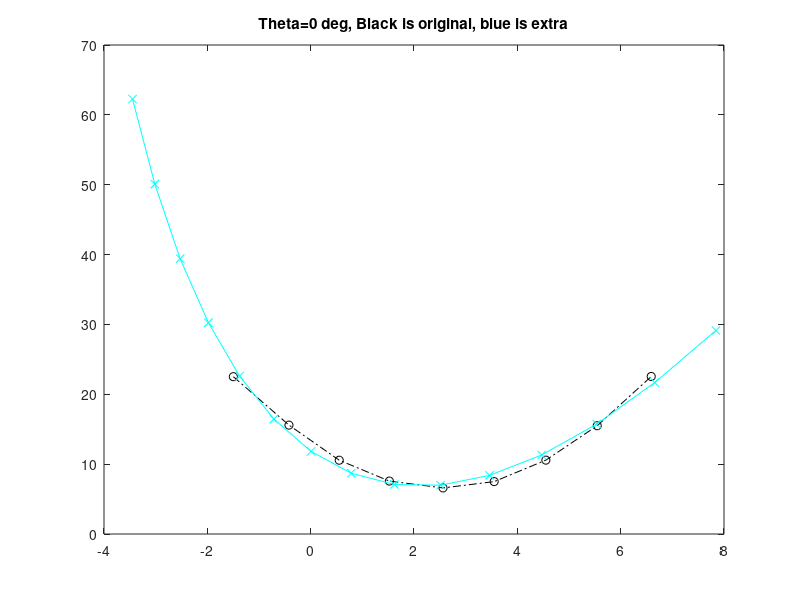
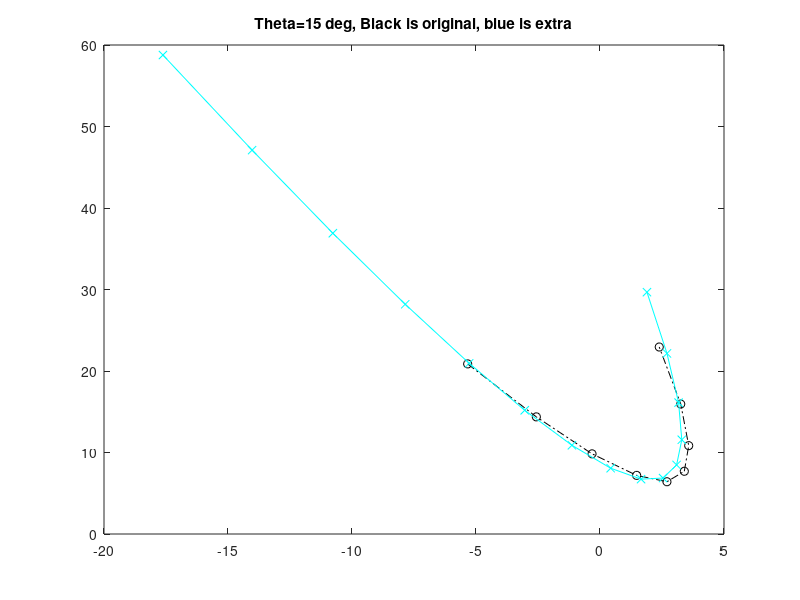
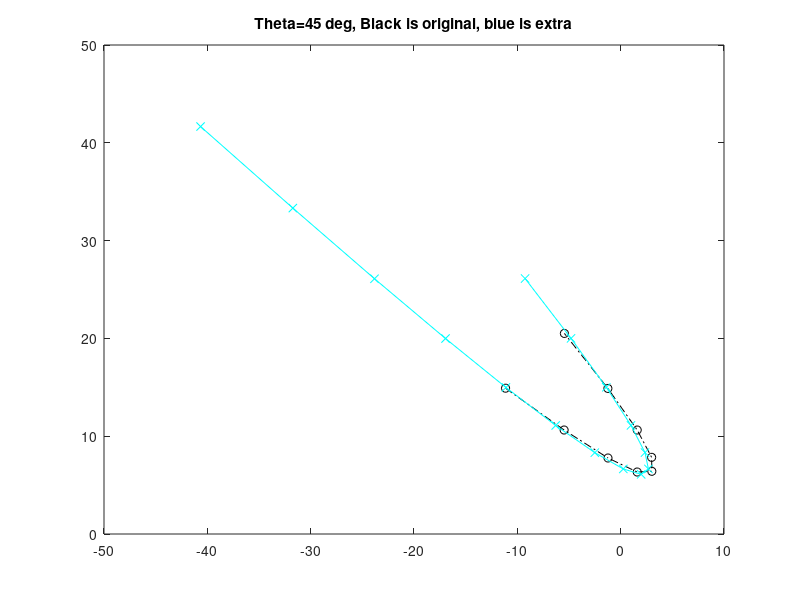

MATLAB code to generate these figures, in order:
%------------------------------------------------------------------------------
%
% Create fake data for points approximately on a parabola which is at an theta theta from 'straight up'
%
%{
Example: 
[x y 1]'  = [a  0  1 ;  * [t t^2 1]'
             0  b  1 ;
             0  0  1 ]
and for the rotated case:
[x y 1]'  = coefficentsMatrix  * rotationMatrix * [t t^2 1]'
%}
"creating data"

function xy1= rotatedParabolaWithJitter(theta, x0=-3, y0=10, from=-4, to=4)

  cTheta= cos(theta); 
  sTheta= sin(theta);
  rotateByThetaAndTranslateByX0Y0 = ...
      [ cTheta  -sTheta  x0 
        sTheta   cTheta  y0
             0        0   1 ];

  unrotatedParabola= [
    -4  16  1
    -3   9  1
    -2   4  1
    -1   1  1
     0   0  1
     1   1  1
     2   4  1
     3   9  1
     4  16  1
    ];
  randomJitter=[ 1/10 * rand(rows(unrotatedParabola),2)-0.5 zeros(rows(unrotatedParabola),1)]; % Jitter the x & y but not the 1 column

  xy1= (unrotatedParabola + randomJitter) * rotateByThetaAndTranslateByX0Y0';

endfunction


figureNumber=0;
for theta = [0 pi/12 pi/4]
  figureNumber++; fprintf('%i) Theta=%d\n', figureNumber ,theta);
  
  X=unrotatedParabola= [
    -3   9  1
    -2   4  1
     0   0  1
     1   1  1
     2   4  1
     3   9  1
     4  16  1
     5  25  1
     6  36  1
    ];

  y=rotated_tfeatures= rotatedParabolaWithJitter(theta, 3,7, from=-4, to=+4);

  % Solve it in one line
  coefficients = (X' * X) \ X' * y; 
  coefficients = round(coefficients * 1e12) / 1e12; % round to 12 decimal places so that nearly-integers get rounded to integers
  disp(coefficients);

  %extrapolate it
  rangeXToExtrapolate = linspace(-7, 7, 15);
  featuresToExtrapolate= [rangeXToExtrapolate' rangeXToExtrapolate'.^2  ones(length(rangeXToExtrapolate),1)];
  extraXY= featuresToExtrapolate * coefficients;
  extraX= extraXY(:,1);
  extraY= extraXY(:,2);

  % extrat1 = ifelse(sTheta==0,
  %   rangeXToExtrapolate - x0,
  %   (-cTheta + sqrt(cTheta^2 - 4 * sTheta * (rangeXToExtrapolate - x0))) / 2 / sTheta
  %   );
  % extrat2 = ifelse(sTheta==0,
  %   rangeXToExtrapolate - x0,
  %   (-cTheta - sqrt(cTheta^2 - 4 * sTheta * (rangeXToExtrapolate - x0))) / 2 / sTheta
  %   );

  % tt = [ extrat1( imag(extrat1)==0 ) flip( extrat2( imag(extrat2)==0 ) )];
  % xx= cTheta * tt - sTheta * tt.^2 + x0;
  % yy= sTheta* tt + cTheta * tt.^2 + y0;
  % extraX= xx;
  % extraY= yy;

  % Show the original points and the extrapolation
  fprintf('\n');
  figure(figureNumber);
  plot(rotated_tfeatures(:,1), rotated_tfeatures(:,2), '-.ko') % original data that we're trying to fit
  hold on
  plot(extraX, extraY, '-cx')
  title( sprintf('Theta=%i deg, Black is original, blue is extra', theta * 180/pi ));
  hold off

endfor

%----------------------------------------------------------
%
% Aside: How to create a function that represents a rotated quadratic: (ax^2 + bx + c - y ) * rotateByThetaDegrees
%
a=-1; b=0; c=0;
Q1= [a  0  b 
     0  0 -1 
     0  0  c];
quadratic= @(xy, M)([xy 1] * M * [xy 1]'); % this calculates (ax^2 + bx + c - y)
rotatedquadratic= @(xy, M, rotateByThetaAndTranslateByX0Y0)(
                    [xy 1] * rotateByThetaAndTranslateByX0Y0' * M * rotateByThetaAndTranslateByX0Y0 * [xy 1]');
%
%----------------------------------------------------------
